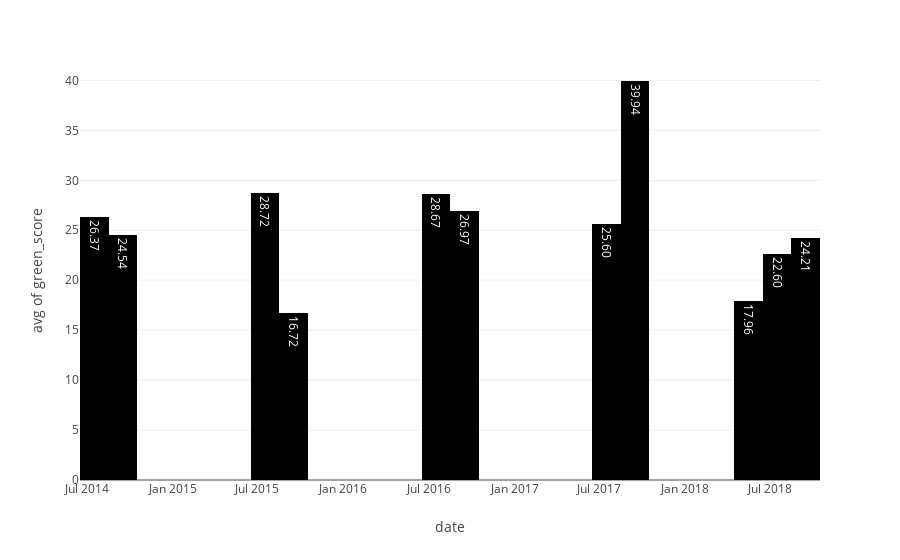
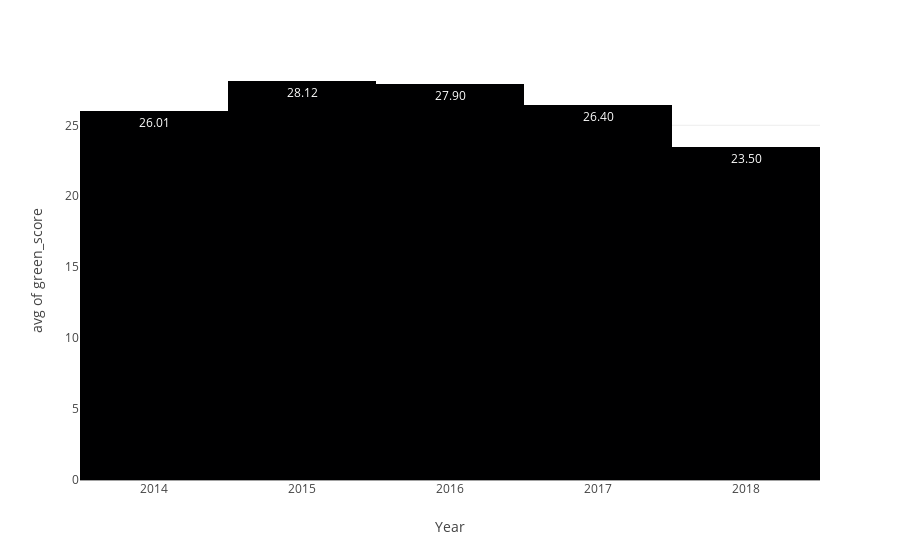

The cell these charts' notebook holds for them, in order:
### Code cell
import plotly.express as px
fig = px.histogram(df_groupby_months, x="date",y='green_score', histfunc="avg", nbins=30, text_auto='.2f')


fig.show()

### Figure 1 — Plotly figure (JSON) as saved in the notebook; plotly's stock layout.template omitted (floating-point values rounded to 4 significant figures; data arrays with more than 128 entries replaced by an {"elided": "..."} marker saying what was removed)
{"data": [{"alignmentgroup": "True", "bingroup": "x", "histfunc": "avg", "hovertemplate": "date=%{x}<br>avg of green_score=%{y}<extra></extra>", "legendgroup": "", "marker": {"color": "#000001", "pattern": {"shape": ""}}, "name": "", "nbinsx": 30, "offsetgroup": "", "orientation": "v", "showlegend": false, "texttemplate": "%{value:.2f}", "type": "histogram", "x": {"elided": "216 str values"}, "xaxis": "x", "y": {"elided": "216 float values"}, "yaxis": "y"}], "layout": {"barmode": "relative", "legend": {"tracegroupgap": 0}, "margin": {"t": 60}, "xaxis": {"anchor": "y", "domain": [0, 1], "title": {"text": "date"}}, "yaxis": {"anchor": "x", "domain": [0, 1], "title": {"text": "avg of green_score"}}}}

### Figure 2 — Plotly figure (JSON) as saved in the notebook; plotly's stock layout.template omitted (floating-point values rounded to 4 significant figures; data arrays with more than 128 entries replaced by an {"elided": "..."} marker saying what was removed)
{"data": [{"alignmentgroup": "True", "bingroup": "x", "histfunc": "avg", "hovertemplate": "Year=%{x}<br>avg of green_score=%{y}<extra></extra>", "legendgroup": "", "marker": {"color": "#000001", "pattern": {"shape": ""}}, "name": "", "nbinsx": 30, "offsetgroup": "", "orientation": "v", "showlegend": false, "texttemplate": "%{value:.2f}", "type": "histogram", "x": {"elided": "216 str values"}, "xaxis": "x", "y": {"elided": "216 float values"}, "yaxis": "y"}], "layout": {"barmode": "relative", "legend": {"tracegroupgap": 0}, "margin": {"t": 60}, "xaxis": {"anchor": "y", "domain": [0, 1], "title": {"text": "Year"}}, "yaxis": {"anchor": "x", "domain": [0, 1], "title": {"text": "avg of green_score"}}}}
